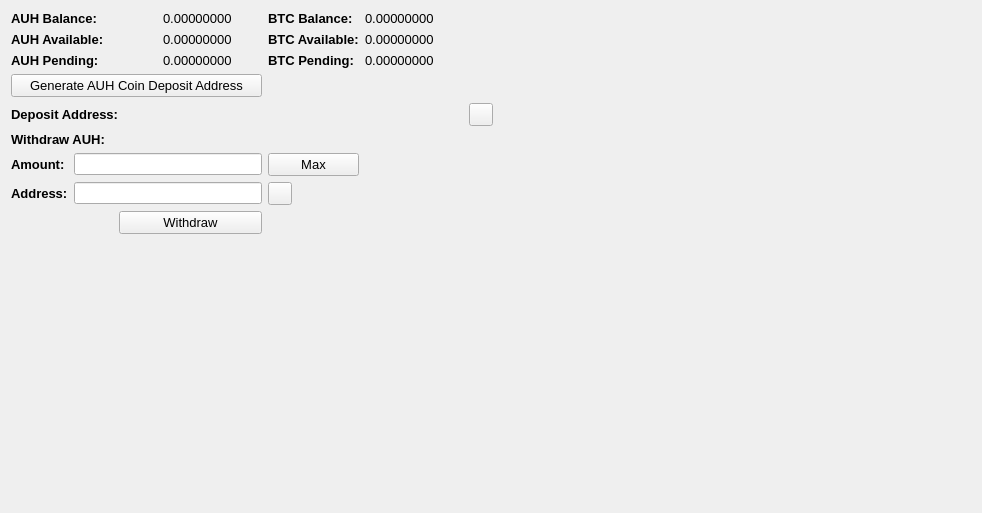
     <widget class="QWidget" name="BalanceTab">
      <attribute name="title">
       <string>Balance</string>
      </attribute>
      <layout class="QGridLayout" name="gridLayout_2">
       <item row="0" column="0" colspan="2">
        <widget class="QLabel" name="label_11">
         <property name="font">
          <font>
           <pointsize>10</pointsize>
           <weight>75</weight>
           <bold>true</bold>
          </font>
         </property>
         <property name="text">
          <string>AUH Balance:</string>
         </property>
        </widget>
       </item>
       <item row="0" column="3">
        <widget class="QLabel" name="AUHBalanceLabel">
         <property name="font">
          <font>
           <pointsize>10</pointsize>
          </font>
         </property>
         <property name="text">
          <string>0.00000000</string>
         </property>
         <property name="textInteractionFlags">
          <set>Qt::LinksAccessibleByMouse|Qt::TextSelectableByMouse</set>
         </property>
        </widget>
       </item>
       <item row="0" column="4">
        <widget class="QLabel" name="label_12">
         <property name="font">
          <font>
           <pointsize>10</pointsize>
           <weight>75</weight>
           <bold>true</bold>
          </font>
         </property>
         <property name="text">
          <string>BTC Balance:</string>
         </property>
        </widget>
       </item>
       <item row="0" column="5">
        <widget class="QLabel" name="BitcoinBalanceLabel">
         <property name="font">
          <font>
           <pointsize>10</pointsize>
          </font>
         </property>
         <property name="text">
          <string>0.00000000</string>
         </property>
         <property name="textInteractionFlags">
          <set>Qt::LinksAccessibleByMouse|Qt::TextSelectableByMouse</set>
         </property>
        </widget>
       </item>
       <item row="0" column="7" rowspan="10">
        <spacer name="horizontalSpacer_4">
         <property name="orientation">
          <enum>Qt::Horizontal</enum>
         </property>
         <property name="sizeHint" stdset="0">
          <size>
           <width>478</width>
           <height>488</height>
          </size>
         </property>
        </spacer>
       </item>
       <item row="1" column="0" colspan="2">
        <widget class="QLabel" name="label_13">
         <property name="font">
          <font>
           <pointsize>10</pointsize>
           <weight>75</weight>
           <bold>true</bold>
          </font>
         </property>
         <property name="text">
          <string>AUH Available:</string>
         </property>
        </widget>
       </item>
       <item row="1" column="3">
        <widget class="QLabel" name="AUHAvailableLabel_2">
         <property name="font">
          <font>
           <pointsize>10</pointsize>
          </font>
         </property>
         <property name="text">
          <string>0.00000000</string>
         </property>
         <property name="textInteractionFlags">
          <set>Qt::LinksAccessibleByMouse|Qt::TextSelectableByMouse</set>
         </property>
        </widget>
       </item>
       <item row="1" column="4">
        <widget class="QLabel" name="label_15">
         <property name="font">
          <font>
           <pointsize>10</pointsize>
           <weight>75</weight>
           <bold>true</bold>
          </font>
         </property>
         <property name="text">
          <string>BTC Available:</string>
         </property>
        </widget>
       </item>
       <item row="1" column="5">
        <widget class="QLabel" name="BitcoinAvailableLabel">
         <property name="font">
          <font>
           <pointsize>10</pointsize>
          </font>
         </property>
         <property name="text">
          <string>0.00000000</string>
         </property>
         <property name="textInteractionFlags">
          <set>Qt::LinksAccessibleByMouse|Qt::TextSelectableByMouse</set>
         </property>
        </widget>
       </item>
       <item row="2" column="0" colspan="2">
        <widget class="QLabel" name="label_14">
         <property name="font">
          <font>
           <pointsize>10</pointsize>
           <weight>75</weight>
           <bold>true</bold>
          </font>
         </property>
         <property name="text">
          <string>AUH Pending:</string>
         </property>
        </widget>
       </item>
       <item row="2" column="3">
        <widget class="QLabel" name="AUHPendingLabel">
         <property name="font">
          <font>
           <pointsize>10</pointsize>
          </font>
         </property>
         <property name="text">
          <string>0.00000000</string>
         </property>
         <property name="textInteractionFlags">
          <set>Qt::LinksAccessibleByMouse|Qt::TextSelectableByMouse</set>
         </property>
        </widget>
       </item>
       <item row="2" column="4">
        <widget class="QLabel" name="label_31">
         <property name="font">
          <font>
           <pointsize>10</pointsize>
           <weight>75</weight>
           <bold>true</bold>
          </font>
         </property>
         <property name="text">
          <string>BTC Pending:</string>
         </property>
        </widget>
       </item>
       <item row="2" column="5">
        <widget class="QLabel" name="BitcoinPendingLabel">
         <property name="font">
          <font>
           <pointsize>10</pointsize>
          </font>
         </property>
         <property name="text">
          <string>0.00000000</string>
         </property>
         <property name="textInteractionFlags">
          <set>Qt::LinksAccessibleByMouse|Qt::TextSelectableByMouse</set>
         </property>
        </widget>
       </item>
       <item row="3" column="0" colspan="4">
        <widget class="QPushButton" name="GenDepositBTN">
         <property name="font">
          <font>
           <pointsize>10</pointsize>
          </font>
         </property>
         <property name="text">
          <string>Generate AUH Coin Deposit Address</string>
         </property>
        </widget>
       </item>
       <item row="4" column="0" colspan="3">
        <widget class="QLabel" name="label_33">
         <property name="font">
          <font>
           <pointsize>10</pointsize>
           <weight>75</weight>
           <bold>true</bold>
          </font>
         </property>
         <property name="text">
          <string>Deposit Address:</string>
         </property>
        </widget>
       </item>
       <item row="4" column="3" colspan="3">
        <widget class="QLabel" name="DepositAddressLabel">
         <property name="minimumSize">
          <size>
           <width>300</width>
           <height>0</height>
          </size>
         </property>
         <property name="palette">
          <palette>
           <active>
            <colorrole role="WindowText">
             <brush brushstyle="SolidPattern">
              <color alpha="255">
               <red>0</red>
               <green>0</green>
               <blue>0</blue>
              </color>
             </brush>
            </colorrole>
            <colorrole role="Text">
             <brush brushstyle="SolidPattern">
              <color alpha="255">
               <red>0</red>
               <green>0</green>
               <blue>255</blue>
              </color>
             </brush>
            </colorrole>
           </active>
           <inactive>
            <colorrole role="WindowText">
             <brush brushstyle="SolidPattern">
              <color alpha="255">
               <red>0</red>
               <green>0</green>
               <blue>0</blue>
              </color>
             </brush>
            </colorrole>
            <colorrole role="Text">
             <brush brushstyle="SolidPattern">
              <color alpha="255">
               <red>0</red>
               <green>0</green>
               <blue>255</blue>
              </color>
             </brush>
            </colorrole>
           </inactive>
           <disabled>
            <colorrole role="WindowText">
             <brush brushstyle="SolidPattern">
              <color alpha="255">
               <red>120</red>
               <green>120</green>
               <blue>120</blue>
              </color>
             </brush>
            </colorrole>
            <colorrole role="Text">
             <brush brushstyle="SolidPattern">
              <color alpha="255">
               <red>120</red>
               <green>120</green>
               <blue>120</blue>
              </color>
             </brush>
            </colorrole>
           </disabled>
          </palette>
         </property>
         <property name="font">
          <font>
           <pointsize>10</pointsize>
           <weight>75</weight>
           <bold>true</bold>
          </font>
         </property>
         <property name="text">
          <string/>
         </property>
         <property name="alignment">
          <set>Qt::AlignRight|Qt::AlignTrailing|Qt::AlignVCenter</set>
         </property>
         <property name="textInteractionFlags">
          <set>Qt::LinksAccessibleByMouse|Qt::TextSelectableByKeyboard|Qt::TextSelectableByMouse</set>
         </property>
        </widget>
       </item>
       <item row="4" column="6">
        <widget class="QToolButton" name="DepositCopyButton">
         <property name="toolTip">
          <string>Copy to clipboard</string>
         </property>
         <property name="text">
          <string/>
         </property>
         <property name="icon">
          <iconset>
           <normaloff>:/icons/editcopy</normaloff>:/icons/editcopy</iconset>
         </property>
         <property name="shortcut">
          <string>Alt+P</string>
         </property>
        </widget>
       </item>
       <item row="5" column="0" colspan="2">
        <widget class="QLabel" name="label_34">
         <property name="font">
          <font>
           <pointsize>10</pointsize>
           <weight>75</weight>
           <bold>true</bold>
          </font>
         </property>
         <property name="text">
          <string>Withdraw AUH:</string>
         </property>
        </widget>
       </item>
       <item row="6" column="0">
        <widget class="QLabel" name="label_26">
         <property name="font">
          <font>
           <pointsize>10</pointsize>
           <weight>75</weight>
           <bold>true</bold>
          </font>
         </property>
         <property name="text">
          <string>Amount:</string>
         </property>
        </widget>
       </item>
       <item row="6" column="1" colspan="3">
        <widget class="QLineEdit" name="WithdrawUnitsInput">
         <property name="font">
          <font>
           <pointsize>9</pointsize>
           <weight>75</weight>
           <bold>true</bold>
          </font>
         </property>
         <property name="text">
          <string/>
         </property>
        </widget>
       </item>
       <item row="6" column="4">
        <widget class="QPushButton" name="Withdraw_Max_Amount">
         <property name="font">
          <font>
           <pointsize>10</pointsize>
          </font>
         </property>
         <property name="text">
          <string>Max</string>
         </property>
        </widget>
       </item>
       <item row="7" column="0">
        <widget class="QLabel" name="label_10">
         <property name="font">
          <font>
           <pointsize>10</pointsize>
           <weight>75</weight>
           <bold>true</bold>
          </font>
         </property>
         <property name="text">
          <string>Address:</string>
         </property>
        </widget>
       </item>
       <item row="7" column="1" colspan="3">
        <widget class="QLineEdit" name="WithdrawAddress">
         <property name="font">
          <font>
           <pointsize>9</pointsize>
           <weight>75</weight>
           <bold>true</bold>
          </font>
         </property>
        </widget>
       </item>
       <item row="7" column="4">
        <widget class="QToolButton" name="WithdrawPasteButton">
         <property name="toolTip">
          <string>Paste from clipboard</string>
         </property>
         <property name="text">
          <string/>
         </property>
         <property name="icon">
          <iconset>
           <normaloff>:/icons/editpaste</normaloff>:/icons/editpaste</iconset>
         </property>
         <property name="shortcut">
          <string>Alt+P</string>
         </property>
        </widget>
       </item>
       <item row="8" column="2" colspan="2">
        <widget class="QPushButton" name="WithdrawUnitsBtn">
         <property name="font">
          <font>
           <pointsize>10</pointsize>
          </font>
         </property>
         <property name="text">
          <string>Withdraw</string>
         </property>
        </widget>
       </item>
       <item row="9" column="0" colspan="6">
        <spacer name="verticalSpacer">
         <property name="orientation">
          <enum>Qt::Vertical</enum>
         </property>
         <property name="sizeHint" stdset="0">
          <size>
           <width>428</width>
           <height>262</height>
          </size>
         </property>
        </spacer>
       </item>
      </layout>
      <zorder>label_31</zorder>
      <zorder>label_15</zorder>
      <zorder>label_12</zorder>
      <zorder>label_14</zorder>
      <zorder>label_13</zorder>
      <zorder>label_11</zorder>
      <zorder>BitcoinBalanceLabel</zorder>
      <zorder>AUHBalanceLabel</zorder>
      <zorder>AUHAvailableLabel_2</zorder>
      <zorder>AUHPendingLabel</zorder>
      <zorder>BitcoinAvailableLabel</zorder>
      <zorder>BitcoinPendingLabel</zorder>
      <zorder>label_33</zorder>
      <zorder>GenDepositBTN</zorder>
      <zorder>DepositAddressLabel</zorder>
      <zorder>Withdraw_Max_Amount</zorder>
      <zorder>label_34</zorder>
      <zorder>WithdrawUnitsInput</zorder>
      <zorder>label_10</zorder>
      <zorder>label_26</zorder>
      <zorder>WithdrawAddress</zorder>
      <zorder>WithdrawUnitsBtn</zorder>
      <zorder>WithdrawPasteButton</zorder>
      <zorder>DepositCopyButton</zorder>
     </widget>
